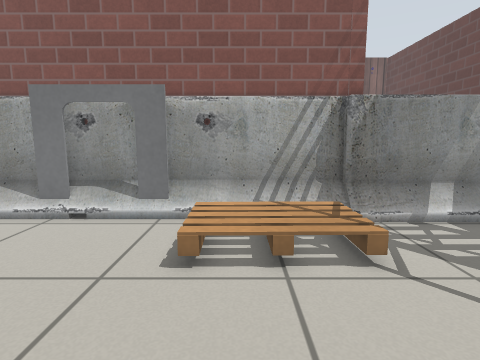
[1] (above)

14 first-person views from a walk through a world built for the Gazebo simulator. The camera is 0.73 m above the floor, tilts 8° down and sees 80° across. Floor lines are 1 m apart. The floor is counted in squares, 0.25 m on a side. Each view is taken from the middle of a square. On the plan, view 1 faces up. The plan holds only what a view shows up to about 20 squares ahead; the rest is blank. The place goes on beyond the plan. Gazebo's built-in surfaces are drawn with simple patterns. Some stock models are drawn as simple stand-ins. Some surface patterns are stand-ins.

[2]
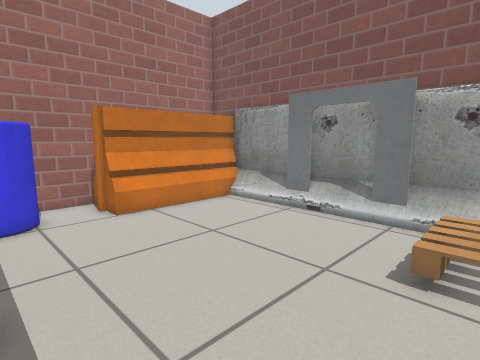

[3]
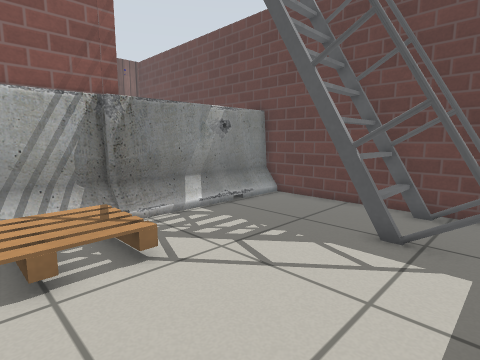

[4]
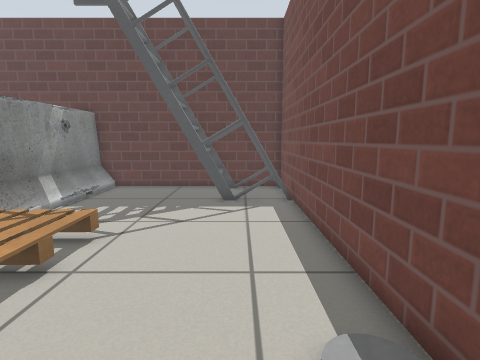

[5]
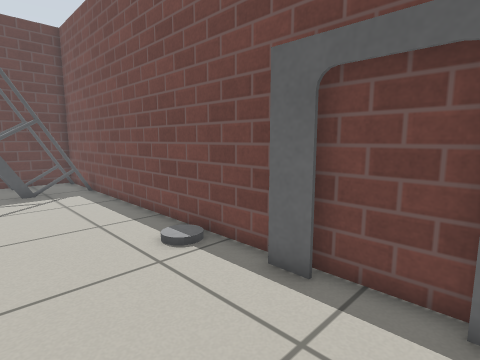

[6]
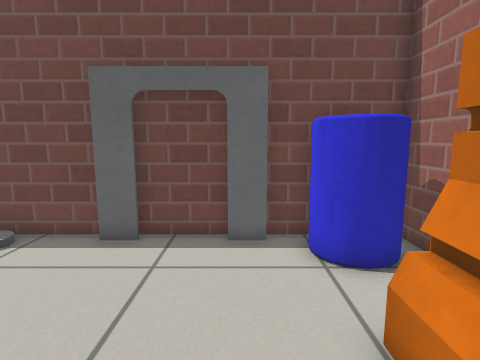

[7]
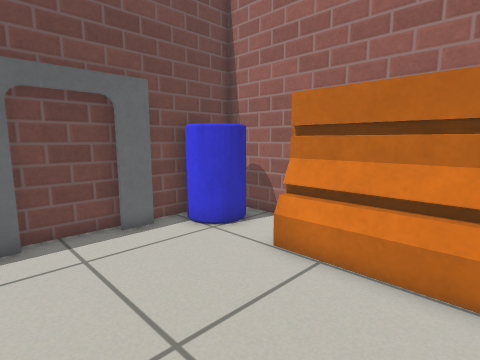

[8]
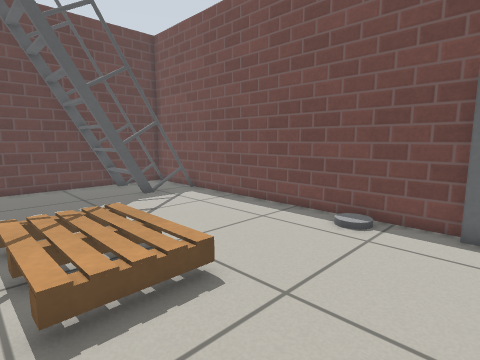

[9]
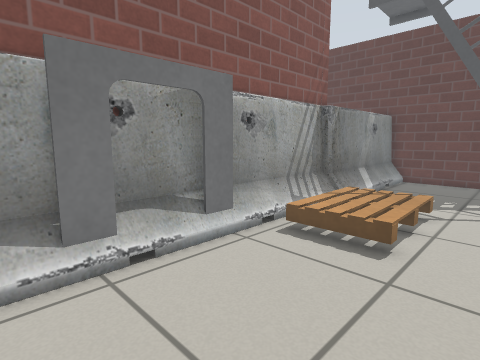

[10]
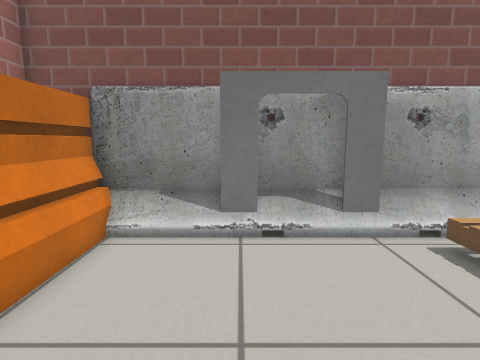

[11]
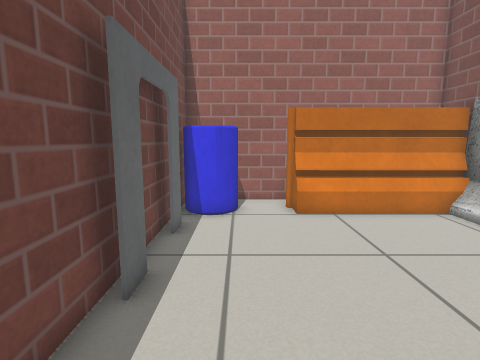

[12]
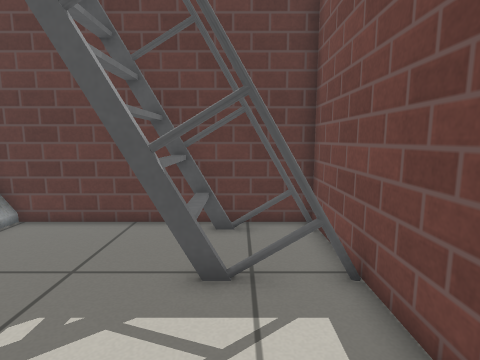

[13]
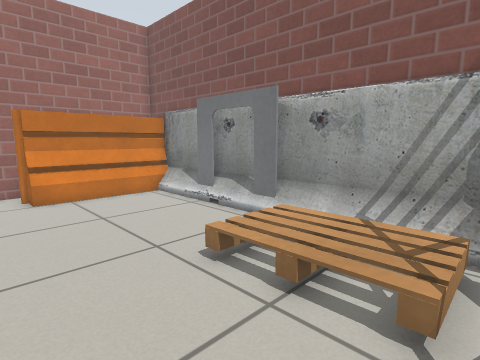

[14]
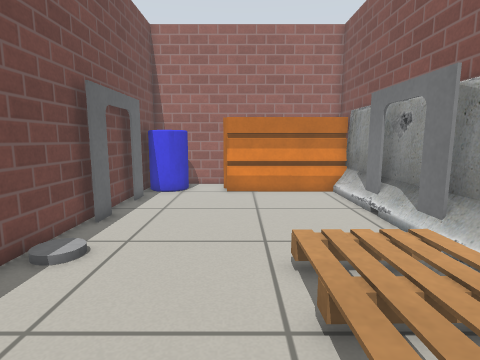

### Floor plan
Key: @ floor where view 1 was taken; # wall or solid block; . main floor; : floor 0.05 m higher than the main floor; + floor 0.2 m higher than the main floor; v drop or lower ground; B barrier; L door leaf; P pallet; A ladder; O other object.
Columns run from 14 left of view 1 to 13 right of it. Each row starts with its distance up from view 1.
 13                            #
 12 ###BBBBBB BBBBBBBBBB       B
 11 # BBBBBLLLLLBBBBBBBBBBBBBBBB
 10 # BB..............BBBBBBBBB#
  9 # BB.........PP+++.........#
  8 # BB.........PP+v+.........#
  7 # BB.........PPPPP.........#
  6 # BB.........PPPPP.....A..A#
  5 # BB...................AAAA#
  4 #BBB...................AAAA#
  3 #......................AAAA#
  2 #.O....................A..A#
  1 #O O........:..........A..A#
  0 # OOLLLLLL..:.@........A..A#
 -1 ############################

Positions as (right, up) in squares from view 1, and headings:
1: (0, 0), facing up
2: (0, 0), facing up-left
3: (0, 0), facing up-right
4: (-5, 2), facing right
5: (-9, 5), facing down-right
6: (-9, 8), facing down
7: (-5, 9), facing down-left
8: (-6, 10), facing down-right
9: (-9, 4), facing up-right
10: (-7, 2), facing up
11: (0, 2), facing left
12: (3, 2), facing right
13: (4, 2), facing up-left
14: (5, 5), facing left
